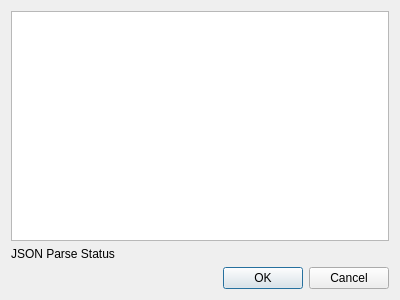
<?xml version="1.0" encoding="UTF-8"?>
<ui version="4.0">
 <class>JSONEditDialog</class>
 <widget class="QDialog" name="JSONEditDialog">
  <property name="geometry">
   <rect>
    <x>0</x>
    <y>0</y>
    <width>400</width>
    <height>300</height>
   </rect>
  </property>
  <property name="windowTitle">
   <string>JSON Editor</string>
  </property>
  <layout class="QVBoxLayout" name="verticalLayout">
   <item>
    <widget class="QPlainTextEdit" name="JSONBox"/>
   </item>
   <item>
    <widget class="QLabel" name="feedbackLabel">
     <property name="text">
      <string>JSON Parse Status</string>
     </property>
    </widget>
   </item>
   <item>
    <layout class="QHBoxLayout" name="horizontalLayout">
     <item>
      <widget class="QDialogButtonBox" name="buttonBox">
       <property name="orientation">
        <enum>Qt::Horizontal</enum>
       </property>
       <property name="standardButtons">
        <set>QDialogButtonBox::Cancel|QDialogButtonBox::Ok</set>
       </property>
      </widget>
     </item>
    </layout>
   </item>
  </layout>
 </widget>
 <resources/>
 <connections>
  <connection>
   <sender>buttonBox</sender>
   <signal>accepted()</signal>
   <receiver>JSONEditDialog</receiver>
   <slot>accept()</slot>
   <hints>
    <hint type="sourcelabel">
     <x>248</x>
     <y>254</y>
    </hint>
    <hint type="destinationlabel">
     <x>157</x>
     <y>274</y>
    </hint>
   </hints>
  </connection>
  <connection>
   <sender>buttonBox</sender>
   <signal>rejected()</signal>
   <receiver>JSONEditDialog</receiver>
   <slot>reject()</slot>
   <hints>
    <hint type="sourcelabel">
     <x>316</x>
     <y>260</y>
    </hint>
    <hint type="destinationlabel">
     <x>286</x>
     <y>274</y>
    </hint>
   </hints>
  </connection>
 </connections>
</ui>
